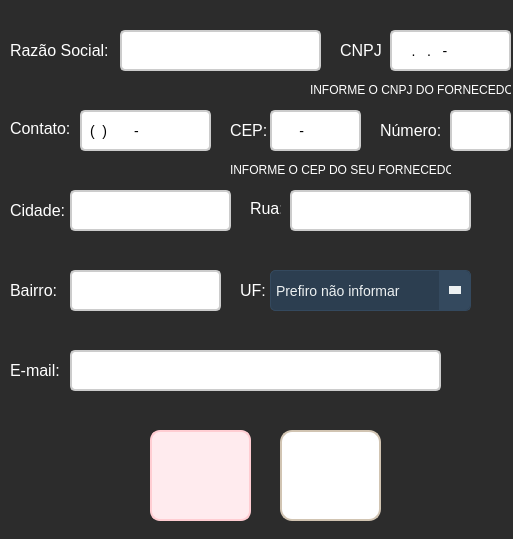
<?xml version="1.0" encoding="UTF-8"?>
<ui version="4.0">
 <class>frm_DadosFornecedor</class>
 <widget class="QWidget" name="frm_DadosFornecedor">
  <property name="geometry">
   <rect>
    <x>0</x>
    <y>0</y>
    <width>513</width>
    <height>539</height>
   </rect>
  </property>
  <property name="windowTitle">
   <string>Form</string>
  </property>
  <property name="styleSheet">
   <string notr="true">QWidget {
    background-color: #2c2c2c;
    border-radius: 8px;
}</string>
  </property>
  <widget class="QLabel" name="lbl_nome">
   <property name="geometry">
    <rect>
     <x>10</x>
     <y>40</y>
     <width>101</width>
     <height>21</height>
    </rect>
   </property>
   <property name="styleSheet">
    <string notr="true">QLabel {
    font-size: 16px;
    color: #FFFFFF;
}
</string>
   </property>
   <property name="text">
    <string>Razão Social:</string>
   </property>
  </widget>
  <widget class="QLineEdit" name="txt_razao">
   <property name="geometry">
    <rect>
     <x>120</x>
     <y>30</y>
     <width>201</width>
     <height>41</height>
    </rect>
   </property>
   <property name="styleSheet">
    <string notr="true">QLineEdit {
    border: 2px solid #cccccc; 
    border-radius: 5px; 
    padding: 6px; 
    font-size: 14px; 
    background-color: #FFFFFF ;
    transition: all 0.3s ease;
	color: #000000;
}

QLineEdit:hover {
    border: 2px solid #3f51b5; 
    background-color: #f5f5f5; 
}
</string>
   </property>
  </widget>
  <widget class="QLabel" name="lbl_celular">
   <property name="geometry">
    <rect>
     <x>10</x>
     <y>120</y>
     <width>61</width>
     <height>16</height>
    </rect>
   </property>
   <property name="styleSheet">
    <string notr="true">QLabel {
    font-size: 16px;
    color: #FFFFFF;
}
</string>
   </property>
   <property name="text">
    <string>Contato:</string>
   </property>
  </widget>
  <widget class="QLabel" name="lbl_cpf">
   <property name="geometry">
    <rect>
     <x>340</x>
     <y>40</y>
     <width>41</width>
     <height>20</height>
    </rect>
   </property>
   <property name="styleSheet">
    <string notr="true">QLabel {
    font-size: 16px;
    color: #FFFFFF;
}
</string>
   </property>
   <property name="text">
    <string>CNPJ:</string>
   </property>
  </widget>
  <widget class="QLineEdit" name="txt_contato">
   <property name="geometry">
    <rect>
     <x>80</x>
     <y>110</y>
     <width>131</width>
     <height>41</height>
    </rect>
   </property>
   <property name="styleSheet">
    <string notr="true">QLineEdit {
    border: 2px solid #cccccc; 
    border-radius: 5px; 
    padding: 6px; 
    font-size: 14px; 
    background-color: #FFFFFF ;
    transition: all 0.3s ease;
	color: #000000;
}

QLineEdit:hover {
    border: 2px solid #3f51b5; 
    background-color: #f5f5f5; 
}
</string>
   </property>
   <property name="inputMask">
    <string>(00) 0 0000-0000</string>
   </property>
  </widget>
  <widget class="QLineEdit" name="txt_cnpj">
   <property name="geometry">
    <rect>
     <x>390</x>
     <y>30</y>
     <width>121</width>
     <height>41</height>
    </rect>
   </property>
   <property name="styleSheet">
    <string notr="true">QLineEdit {
    border: 2px solid #cccccc; 
    border-radius: 5px; 
    padding: 6px; 
    font-size: 14px; 
    background-color: #FFFFFF ;
    transition: all 0.3s ease;
	color: #000000;
}

QLineEdit:hover {
    border: 2px solid #3f51b5; 
    background-color: #f5f5f5; 
}
</string>
   </property>
   <property name="inputMask">
    <string>000.000.000-00</string>
   </property>
  </widget>
  <widget class="QLabel" name="lbl_Rua">
   <property name="geometry">
    <rect>
     <x>250</x>
     <y>200</y>
     <width>31</width>
     <height>16</height>
    </rect>
   </property>
   <property name="styleSheet">
    <string notr="true">QLabel {
    font-size: 16px;
    color: #FFFFFF;
}
</string>
   </property>
   <property name="text">
    <string>Rua:</string>
   </property>
  </widget>
  <widget class="QLineEdit" name="txt_Rua">
   <property name="geometry">
    <rect>
     <x>290</x>
     <y>190</y>
     <width>181</width>
     <height>41</height>
    </rect>
   </property>
   <property name="styleSheet">
    <string notr="true">QLineEdit {
    border: 2px solid #cccccc; 
    border-radius: 5px; 
    padding: 6px; 
    font-size: 14px; 
    background-color: #FFFFFF ;
    transition: all 0.3s ease;
	color: #000000;
}

QLineEdit:hover {
    border: 2px solid #3f51b5; 
    background-color: #f5f5f5; 
}
</string>
   </property>
  </widget>
  <widget class="QLabel" name="lbl_cidade">
   <property name="geometry">
    <rect>
     <x>10</x>
     <y>200</y>
     <width>61</width>
     <height>20</height>
    </rect>
   </property>
   <property name="styleSheet">
    <string notr="true">QLabel {
    font-size: 16px;
    color: #FFFFFF;
}
</string>
   </property>
   <property name="text">
    <string>Cidade:</string>
   </property>
  </widget>
  <widget class="QLineEdit" name="txt_cidade">
   <property name="geometry">
    <rect>
     <x>70</x>
     <y>190</y>
     <width>161</width>
     <height>41</height>
    </rect>
   </property>
   <property name="styleSheet">
    <string notr="true">QLineEdit {
    border: 2px solid #cccccc; 
    border-radius: 5px; 
    padding: 6px; 
    font-size: 14px; 
    background-color: #FFFFFF ;
    transition: all 0.3s ease;
	color: #000000;
}

QLineEdit:hover {
    border: 2px solid #3f51b5; 
    background-color: #f5f5f5; 
}
</string>
   </property>
  </widget>
  <widget class="QLabel" name="lbl_bairro">
   <property name="geometry">
    <rect>
     <x>10</x>
     <y>280</y>
     <width>51</width>
     <height>21</height>
    </rect>
   </property>
   <property name="styleSheet">
    <string notr="true">QLabel {
    font-size: 16px;
    color: #FFFFFF;
}
</string>
   </property>
   <property name="text">
    <string>Bairro:</string>
   </property>
  </widget>
  <widget class="QLineEdit" name="txt_bairro">
   <property name="geometry">
    <rect>
     <x>70</x>
     <y>270</y>
     <width>151</width>
     <height>41</height>
    </rect>
   </property>
   <property name="styleSheet">
    <string notr="true">QLineEdit {
    border: 2px solid #cccccc; 
    border-radius: 5px; 
    padding: 6px; 
    font-size: 14px; 
    background-color: #FFFFFF ;
    transition: all 0.3s ease;
	color: #000000;
}

QLineEdit:hover {
    border: 2px solid #3f51b5; 
    background-color: #f5f5f5; 
}
</string>
   </property>
  </widget>
  <widget class="QLabel" name="lbl_cep">
   <property name="geometry">
    <rect>
     <x>230</x>
     <y>120</y>
     <width>41</width>
     <height>21</height>
    </rect>
   </property>
   <property name="styleSheet">
    <string notr="true">QLabel {
    font-size: 16px;
    color: #FFFFFF;
}
</string>
   </property>
   <property name="text">
    <string>CEP:</string>
   </property>
  </widget>
  <widget class="QLineEdit" name="txt_cep">
   <property name="geometry">
    <rect>
     <x>270</x>
     <y>110</y>
     <width>91</width>
     <height>41</height>
    </rect>
   </property>
   <property name="styleSheet">
    <string notr="true">QLineEdit {
    border: 2px solid #cccccc; 
    border-radius: 5px; 
    padding: 6px; 
    font-size: 14px; 
    background-color: #FFFFFF ;
    transition: all 0.3s ease;
	color: #000000;
}

QLineEdit:hover {
    border: 2px solid #3f51b5; 
    background-color: #f5f5f5; 
}
</string>
   </property>
   <property name="inputMask">
    <string>00000-000</string>
   </property>
  </widget>
  <widget class="QLineEdit" name="txt_Numero">
   <property name="geometry">
    <rect>
     <x>450</x>
     <y>110</y>
     <width>61</width>
     <height>41</height>
    </rect>
   </property>
   <property name="styleSheet">
    <string notr="true">QLineEdit {
    border: 2px solid #cccccc; 
    border-radius: 5px; 
    padding: 6px; 
    font-size: 14px; 
    background-color: #FFFFFF ;
    transition: all 0.3s ease;
	color: #000000;
}

QLineEdit:hover {
    border: 2px solid #3f51b5; 
    background-color: #f5f5f5; 
}
</string>
   </property>
  </widget>
  <widget class="QLabel" name="lbl_Numero">
   <property name="geometry">
    <rect>
     <x>380</x>
     <y>120</y>
     <width>61</width>
     <height>21</height>
    </rect>
   </property>
   <property name="styleSheet">
    <string notr="true">QLabel {
    font-size: 16px;
    color: #FFFFFF;
}
</string>
   </property>
   <property name="text">
    <string>Número:</string>
   </property>
  </widget>
  <widget class="QLineEdit" name="txt_email">
   <property name="geometry">
    <rect>
     <x>70</x>
     <y>350</y>
     <width>371</width>
     <height>41</height>
    </rect>
   </property>
   <property name="styleSheet">
    <string notr="true">QLineEdit {
    border: 2px solid #cccccc; 
    border-radius: 5px; 
    padding: 6px; 
    font-size: 14px; 
    background-color: #FFFFFF ;
    transition: all 0.3s ease;
	color: #000000;
}

QLineEdit:hover {
    border: 2px solid #3f51b5; 
    background-color: #f5f5f5; 
}
</string>
   </property>
   <property name="text">
    <string/>
   </property>
  </widget>
  <widget class="QLabel" name="lbl_email">
   <property name="geometry">
    <rect>
     <x>10</x>
     <y>360</y>
     <width>51</width>
     <height>21</height>
    </rect>
   </property>
   <property name="styleSheet">
    <string notr="true">QLabel {
    font-size: 16px;
    color: #FFFFFF;
}
</string>
   </property>
   <property name="text">
    <string>E-mail:</string>
   </property>
  </widget>
  <widget class="QPushButton" name="btn_cadastrar">
   <property name="geometry">
    <rect>
     <x>280</x>
     <y>430</y>
     <width>101</width>
     <height>91</height>
    </rect>
   </property>
   <property name="styleSheet">
    <string notr="true">QPushButton {
    background-color: #ffffff;
    border: 2px solid #d1c4b2;
    border-radius: 12px;
    color: #5a5a5a;
    font-size: 14px;
    font-weight: bold;
    padding: 10px 16px;
    background-image:url(:/icon_add/add.png); 
    background-repeat: no-repeat;
    background-position: center;
    transition: all 0.3s ease;
}

QPushButton:hover {
    background-color: #f2ebe0;
    border-color: #c4b49e;
}

QPushButton:pressed {
    background-color: #e8dfcf; 
    border-color: #b39b8d; 
    padding-left: 12px; 
    padding-top: 4px;
}</string>
   </property>
   <property name="text">
    <string/>
   </property>
  </widget>
  <widget class="QPushButton" name="btn_cancelar">
   <property name="geometry">
    <rect>
     <x>150</x>
     <y>430</y>
     <width>101</width>
     <height>91</height>
    </rect>
   </property>
   <property name="autoFillBackground">
    <bool>false</bool>
   </property>
   <property name="styleSheet">
    <string notr="true">QPushButton {
    background-color: #ffebee; 
    border: 2px solid #ffcdd2;
    border-radius: 10px;
    color: #b71c1c; 
    font-size: 14px;
    font-weight: bold;
    padding: 10px 16px;
    background-image:url(:/icon_voltar/voltar.png);
    background-repeat: no-repeat;
    background-position: center;
    padding-left: 40px;
    transition: all 0.3s ease;
}

QPushButton:hover {
    background-color: #ffcdd2;
    border-color: #e57373;
    color: #d32f2f; 
}

QPushButton:pressed {
    background-color: #e57373;
    border-color: #b71c1c;
    padding-left: 44px;
    padding-top: 2px;
}</string>
   </property>
   <property name="text">
    <string/>
   </property>
  </widget>
  <widget class="QLabel" name="lbl_cpfT">
   <property name="geometry">
    <rect>
     <x>310</x>
     <y>80</y>
     <width>201</width>
     <height>20</height>
    </rect>
   </property>
   <property name="styleSheet">
    <string notr="true">QLabel {
    font-size: 12px;
    color: #FFFFFF;
}
</string>
   </property>
   <property name="text">
    <string>INFORME O CNPJ DO FORNECEDOR</string>
   </property>
  </widget>
  <widget class="QLabel" name="lbl_cpf_2">
   <property name="geometry">
    <rect>
     <x>240</x>
     <y>280</y>
     <width>31</width>
     <height>20</height>
    </rect>
   </property>
   <property name="styleSheet">
    <string notr="true">QLabel {
    font-size: 16px;
    color: #FFFFFF;
}
</string>
   </property>
   <property name="text">
    <string>UF:</string>
   </property>
  </widget>
  <widget class="QComboBox" name="comboSituacao">
   <property name="geometry">
    <rect>
     <x>270</x>
     <y>270</y>
     <width>201</width>
     <height>41</height>
    </rect>
   </property>
   <property name="styleSheet">
    <string notr="true">QComboBox {
    background-color: #2c3e50;
    color: #ecf0f1;
    border: 1px solid #34495e;
    border-radius: 5px;
    padding: 5px;
    font-size: 14px;
    min-width: 100px;
}

QComboBox::drop-down {
    subcontrol-origin: padding;
    subcontrol-position: center right;
    width: 30px;
    border-left: 1px solid #34495e;
    background-color: #34495e;
    border-top-right-radius: 5px;
    border-bottom-right-radius: 5px;
}

QComboBox::down-arrow {
    width: 0px;
    height: 0px;
    border-left: 6px solid transparent;
    border-right: 6px solid transparent;
    border-top: 8px solid #ecf0f1;
    margin: 4px;
}

QComboBox QAbstractItemView {
    background-color: #34495e;
    color: #ecf0f1;
    selection-background-color: #1abc9c;
    selection-color: #ffffff;
    border: 1px solid #34495e;
    border-radius: 5px;
    outline: none;
    min-width: 100px;
}

QComboBox QAbstractItemView::item {
    padding: 10px;
    font-size: 14px;
}

QComboBox QAbstractItemView::item:selected {
    background-color: #1abc9c;
}

QComboBox QAbstractItemView::item:hover {
    background-color: #16a085;
}

/* Barra de rolagem vertical personalizada */
QScrollBar:vertical {
    border: none;
    background: #2c3e50;
    width: 10px;
    border-radius: 5px;
}

QScrollBar::handle:vertical {
    background: #1abc9c;
    border-radius: 5px;
}

QScrollBar::handle:vertical:hover {
    background: #16a085;
}

QScrollBar::add-line:vertical, QScrollBar::sub-line:vertical {
    background: none;
    border: none;
}

QScrollBar::up-arrow:vertical, QScrollBar::down-arrow:vertical {
    border: none;
    background: none;
}

/* Barra de rolagem horizontal personalizada */
QScrollBar:horizontal {
    border: none;
    background: #2c3e50;
    height: 10px;
    border-radius: 5px;
}

QScrollBar::handle:horizontal {
    background: #1abc9c;
    border-radius: 5px;
}

QScrollBar::handle:horizontal:hover {
    background: #16a085;
}

QScrollBar::add-line:horizontal, QScrollBar::sub-line:horizontal {
    background: none;
    border: none;
}

QScrollBar::left-arrow:horizontal, QScrollBar::right-arrow:horizontal {
    border: none;
    background: none;
}
</string>
   </property>
   <item>
    <property name="text">
     <string>Prefiro não informar</string>
    </property>
   </item>
   <item>
    <property name="text">
     <string>Acre (AC)</string>
    </property>
   </item>
   <item>
    <property name="text">
     <string>Alagoas (AL)</string>
    </property>
   </item>
   <item>
    <property name="text">
     <string>Amapá (AP)</string>
    </property>
   </item>
   <item>
    <property name="text">
     <string>Amazonas (AM)</string>
    </property>
   </item>
   <item>
    <property name="text">
     <string>Bahia (BA)</string>
    </property>
   </item>
   <item>
    <property name="text">
     <string>Ceará (CE)</string>
    </property>
   </item>
   <item>
    <property name="text">
     <string>Espírito Santo (ES)</string>
    </property>
   </item>
   <item>
    <property name="text">
     <string>Goiás (GO)</string>
    </property>
   </item>
   <item>
    <property name="text">
     <string>Maranhão (MA)</string>
    </property>
   </item>
   <item>
    <property name="text">
     <string>Mato Grosso (MT)</string>
    </property>
   </item>
   <item>
    <property name="text">
     <string>Mato Grosso do Sul (MS)</string>
    </property>
   </item>
   <item>
    <property name="text">
     <string>Minas Gerais (MG)</string>
    </property>
   </item>
   <item>
    <property name="text">
     <string>Pará (PA)</string>
    </property>
   </item>
   <item>
    <property name="text">
     <string>Paraíba (PB)</string>
    </property>
   </item>
   <item>
    <property name="text">
     <string>Paraná (PR)</string>
    </property>
   </item>
   <item>
    <property name="text">
     <string>Pernambuco (PE)</string>
    </property>
   </item>
   <item>
    <property name="text">
     <string>Piauí (PI)</string>
    </property>
   </item>
   <item>
    <property name="text">
     <string>Rio de Janeiro (RJ)</string>
    </property>
   </item>
   <item>
    <property name="text">
     <string>Rio Grande do Norte (RN)</string>
    </property>
   </item>
   <item>
    <property name="text">
     <string>Rio Grande do Sul (RS)</string>
    </property>
   </item>
   <item>
    <property name="text">
     <string>Rondônia (RO)</string>
    </property>
   </item>
   <item>
    <property name="text">
     <string>Roraima (RR)</string>
    </property>
   </item>
   <item>
    <property name="text">
     <string>Santa Catarina (SC)</string>
    </property>
   </item>
   <item>
    <property name="text">
     <string>São Paulo (SP)</string>
    </property>
   </item>
   <item>
    <property name="text">
     <string>Sergipe (SE)</string>
    </property>
   </item>
   <item>
    <property name="text">
     <string>Tocantins (TO)</string>
    </property>
   </item>
  </widget>
  <widget class="QLabel" name="lbl_EmailT">
   <property name="geometry">
    <rect>
     <x>230</x>
     <y>160</y>
     <width>221</width>
     <height>20</height>
    </rect>
   </property>
   <property name="styleSheet">
    <string notr="true">QLabel {
    font-size: 12px;
    color: #FFFFFF;
}
</string>
   </property>
   <property name="text">
    <string>INFORME O CEP DO SEU FORNECEDOR</string>
   </property>
  </widget>
 </widget>
 <resources>
  <include location="../Img/icon_add.qrc"/>
  <include location="../Img/icon_voltar.qrc"/>
 </resources>
 <connections/>
</ui>
